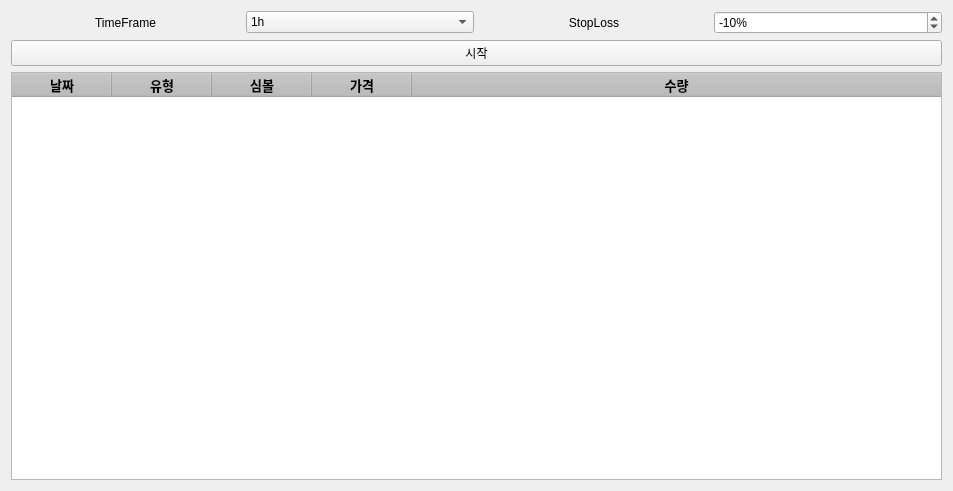
<?xml version="1.0" encoding="UTF-8"?>
<ui version="4.0">
 <class>Form</class>
 <widget class="QWidget" name="Form">
  <property name="geometry">
   <rect>
    <x>0</x>
    <y>0</y>
    <width>953</width>
    <height>491</height>
   </rect>
  </property>
  <property name="windowTitle">
   <string>Form</string>
  </property>
  <layout class="QGridLayout" name="gridLayout">
   <item row="0" column="0">
    <layout class="QVBoxLayout" name="body_layout">
     <item>
      <layout class="QHBoxLayout" name="horizontalLayout_21">
       <item>
        <layout class="QHBoxLayout" name="horizontalLayout_8">
         <item>
          <widget class="QLabel" name="label_6">
           <property name="text">
            <string>TimeFrame</string>
           </property>
           <property name="alignment">
            <set>Qt::AlignCenter</set>
           </property>
          </widget>
         </item>
         <item>
          <widget class="QComboBox" name="trade_timeframe_value">
           <property name="currentIndex">
            <number>1</number>
           </property>
           <item>
            <property name="text">
             <string>15m</string>
            </property>
           </item>
           <item>
            <property name="text">
             <string>1h</string>
            </property>
           </item>
           <item>
            <property name="text">
             <string>4h</string>
            </property>
           </item>
           <item>
            <property name="text">
             <string>1d</string>
            </property>
           </item>
           <item>
            <property name="text">
             <string>1w</string>
            </property>
           </item>
          </widget>
         </item>
        </layout>
       </item>
       <item>
        <layout class="QHBoxLayout" name="horizontalLayout_26">
         <item>
          <widget class="QLabel" name="label_11">
           <property name="text">
            <string>StopLoss</string>
           </property>
           <property name="alignment">
            <set>Qt::AlignCenter</set>
           </property>
          </widget>
         </item>
         <item>
          <widget class="QSpinBox" name="trade_stoploss_value">
           <property name="buttonSymbols">
            <enum>QAbstractSpinBox::UpDownArrows</enum>
           </property>
           <property name="suffix">
            <string>%</string>
           </property>
           <property name="prefix">
            <string/>
           </property>
           <property name="minimum">
            <number>-100</number>
           </property>
           <property name="maximum">
            <number>0</number>
           </property>
           <property name="stepType">
            <enum>QAbstractSpinBox::DefaultStepType</enum>
           </property>
           <property name="value">
            <number>-10</number>
           </property>
          </widget>
         </item>
        </layout>
       </item>
      </layout>
     </item>
     <item>
      <widget class="QPushButton" name="autotrade_button">
       <property name="styleSheet">
        <string notr="true"/>
       </property>
       <property name="text">
        <string>시작</string>
       </property>
      </widget>
     </item>
     <item>
      <widget class="QTableWidget" name="transaction_table">
       <property name="styleSheet">
        <string notr="true">QHeaderView::section { background-color: rgba(189,189,189,100) }</string>
       </property>
       <property name="dragDropOverwriteMode">
        <bool>false</bool>
       </property>
       <property name="selectionMode">
        <enum>QAbstractItemView::NoSelection</enum>
       </property>
       <property name="textElideMode">
        <enum>Qt::ElideMiddle</enum>
       </property>
       <property name="wordWrap">
        <bool>false</bool>
       </property>
       <property name="cornerButtonEnabled">
        <bool>false</bool>
       </property>
       <attribute name="horizontalHeaderVisible">
        <bool>true</bool>
       </attribute>
       <attribute name="horizontalHeaderCascadingSectionResizes">
        <bool>false</bool>
       </attribute>
       <attribute name="horizontalHeaderHighlightSections">
        <bool>false</bool>
       </attribute>
       <attribute name="horizontalHeaderStretchLastSection">
        <bool>true</bool>
       </attribute>
       <attribute name="verticalHeaderVisible">
        <bool>false</bool>
       </attribute>
       <attribute name="verticalHeaderCascadingSectionResizes">
        <bool>false</bool>
       </attribute>
       <attribute name="verticalHeaderStretchLastSection">
        <bool>false</bool>
       </attribute>
       <column>
        <property name="text">
         <string>날짜</string>
        </property>
        <property name="font">
         <font>
          <pointsize>10</pointsize>
          <weight>75</weight>
          <bold>true</bold>
         </font>
        </property>
        <property name="textAlignment">
         <set>AlignCenter</set>
        </property>
        <property name="background">
         <color alpha="200">
          <red>217</red>
          <green>217</green>
          <blue>217</blue>
         </color>
        </property>
       </column>
       <column>
        <property name="text">
         <string>유형</string>
        </property>
        <property name="font">
         <font>
          <pointsize>10</pointsize>
          <weight>75</weight>
          <bold>true</bold>
         </font>
        </property>
        <property name="textAlignment">
         <set>AlignCenter</set>
        </property>
        <property name="background">
         <color alpha="200">
          <red>217</red>
          <green>217</green>
          <blue>217</blue>
         </color>
        </property>
       </column>
       <column>
        <property name="text">
         <string>심볼</string>
        </property>
        <property name="font">
         <font>
          <pointsize>10</pointsize>
          <weight>75</weight>
          <bold>true</bold>
         </font>
        </property>
        <property name="textAlignment">
         <set>AlignCenter</set>
        </property>
        <property name="background">
         <color alpha="200">
          <red>217</red>
          <green>217</green>
          <blue>217</blue>
         </color>
        </property>
       </column>
       <column>
        <property name="text">
         <string>가격</string>
        </property>
        <property name="font">
         <font>
          <pointsize>10</pointsize>
          <weight>75</weight>
          <bold>true</bold>
         </font>
        </property>
        <property name="textAlignment">
         <set>AlignCenter</set>
        </property>
        <property name="background">
         <color alpha="200">
          <red>217</red>
          <green>217</green>
          <blue>217</blue>
         </color>
        </property>
       </column>
       <column>
        <property name="text">
         <string>수량</string>
        </property>
        <property name="font">
         <font>
          <pointsize>10</pointsize>
          <weight>75</weight>
          <bold>true</bold>
         </font>
        </property>
        <property name="textAlignment">
         <set>AlignCenter</set>
        </property>
        <property name="background">
         <color alpha="200">
          <red>217</red>
          <green>217</green>
          <blue>217</blue>
         </color>
        </property>
       </column>
      </widget>
     </item>
    </layout>
   </item>
  </layout>
 </widget>
 <resources/>
 <connections>
  <connection>
   <sender>autotrade_button</sender>
   <signal>clicked()</signal>
   <receiver>Form</receiver>
   <slot>push_trade_button()</slot>
   <hints>
    <hint type="sourcelabel">
     <x>580</x>
     <y>27</y>
    </hint>
    <hint type="destinationlabel">
     <x>18</x>
     <y>-33</y>
    </hint>
   </hints>
  </connection>
 </connections>
 <slots>
  <slot>push_trade_button()</slot>
 </slots>
</ui>
